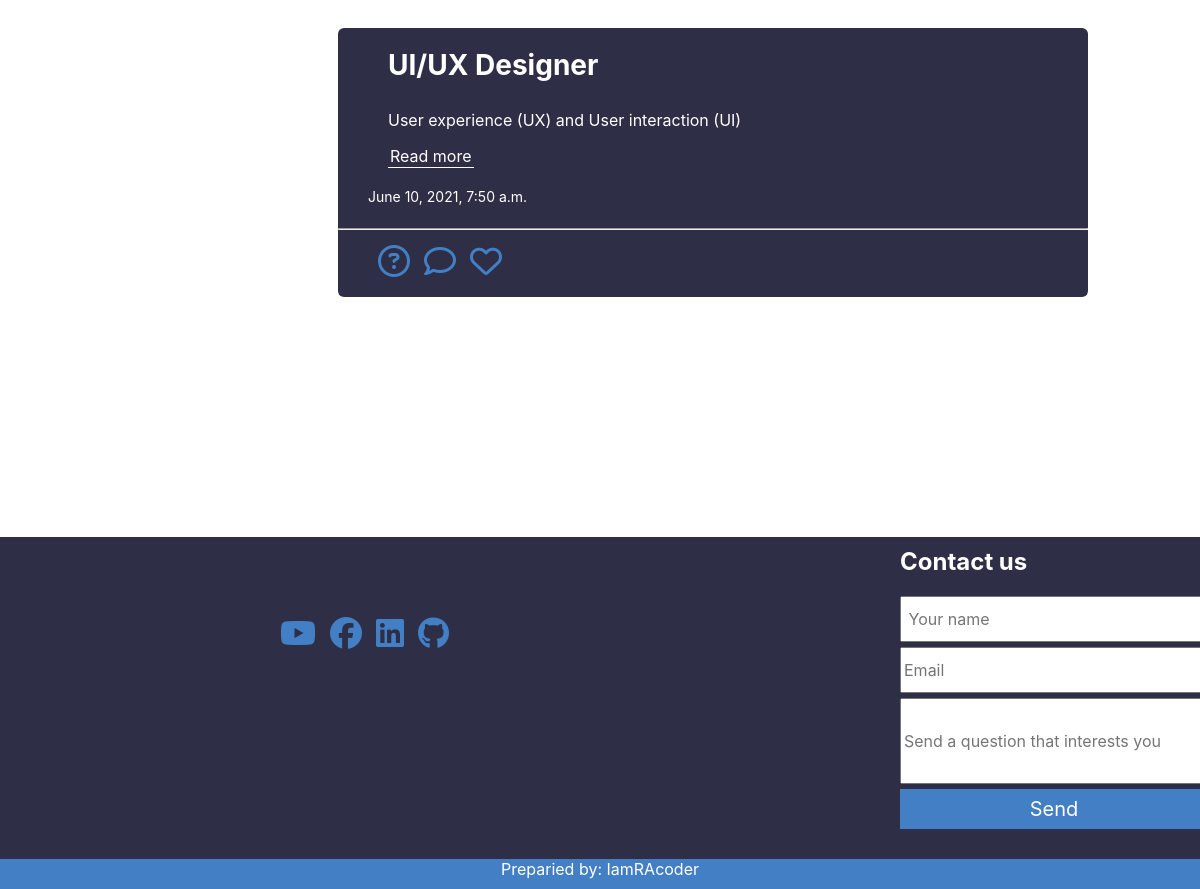
/category/category-one/ (lower part), run on an earlier commit of the app's database.
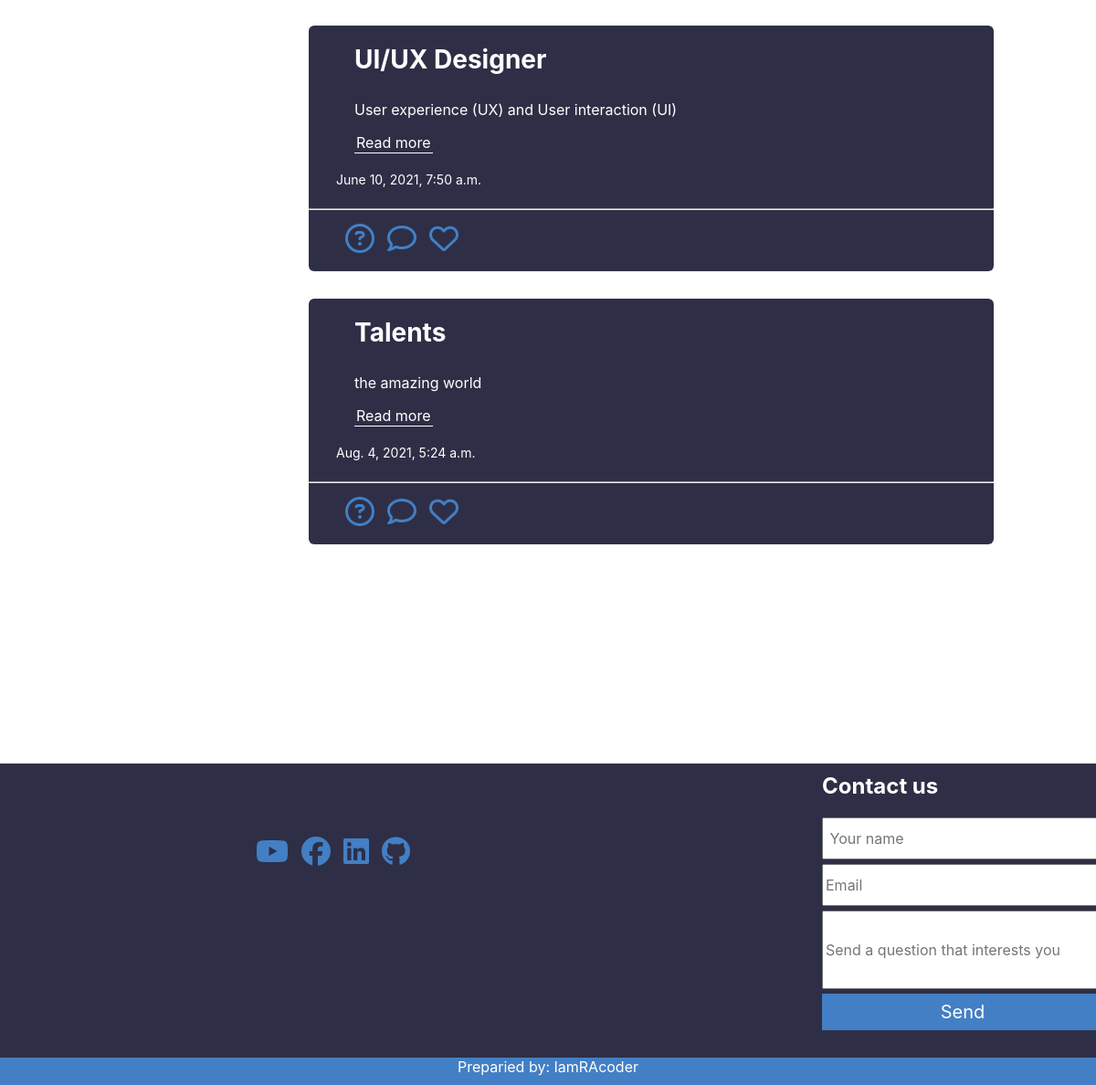
And on a later commit of the database.
### blogpostapp/models.py (models this page shows, shortened)
class Post(models.Model):
    category = models.ForeignKey(Category, related_name='posts', on_delete=models.CASCADE)
    title = models.CharField(max_length=25)
    slug = models.SlugField(unique=True)
    intro = models.TextField()
    body = models.TextField()
    author = models.ForeignKey(User, null=True, on_delete=models.CASCADE)
    date_added = models.DateTimeField(auto_now_add=True)

### blogpostapp/views.py (the view)
# urls.py: path('category/<slug:slug>/', category, name='category'),
def category(request, slug):
    category = Category.objects.get(slug=slug)
    context = {
        'category' : category
    }
    return render(request,'blogpostapp/category.html', context)

### blogpostapp/templates/blogpostapp/category.html (shortened to what this page needs)
<!DOCTYPE html>
{% load static %}
<html lang="en">
<head>
    <link rel="stylesheet" href="{% static 'css/stylehome.css' %}">
</head>
<body>
    {% block content %}
            {% for post in category.posts.all %}
                <section>
                        <div class="cardc">
                            <div class="about">
                                <h3>{{post.title}}</h3>
                                <p>{{post.intro}}</p>
                                <a href="{% url 'detail' post.slug %}">Read more</a>
                            </div>
                            <a class="date">{{post.date_added}}</a>
                            <hr>
                                <div class="ic">
                                    <i class="far fa-question-circle fa-2x"></i>
                                    <a href="{% url 'detail' post.slug %}" style="color:rgb(67, 127, 196);" ><i class="far fa-comment fa-2x"></i></a>
                                    <i class="far fa-heart fa-2x"></i></a>
                                </div>
                        </div>
                </section>
            {% endfor %}
    {% endblock content %}
            <footer>
                <div class="fott1">
                    <div class="ic2">
                        <i class="fab fa-youtube fa-2x"></i>
                        <i class="fab fa-facebook fa-2x"></i>
                        <i class="fab fa-linkedin fa-2x"></i>
                        <i class="fab fa-github fa-2x"></i>
                    </div>
                    <form method="POST" action="{% url 'home' %}">
                        <div class="contact">
                            <h2>Contact us</h2>
                            <input type="text" name="name" class="name" placeholder=" Your name" required>
                            <input type="email" name="email" class="email" placeholder="Email" required>
                            <br>
                            <input type="text" name="messages" class="messages" placeholder="Send a question that interests you" required>
                            <button class="btn2" type="submit">Send</button>
                        </div>
                    </form>
                </div>
                <div class="fott2">
                    <a>Preparied by: IamRAcoder</a>
                </div>
            </footer>
</body>
</html>

What changed in the data, as far as the page shows it:
added Post: title "Talents", intro "the amazing world", date_added "Aug. 4, 2021, 5:24 a.m."
